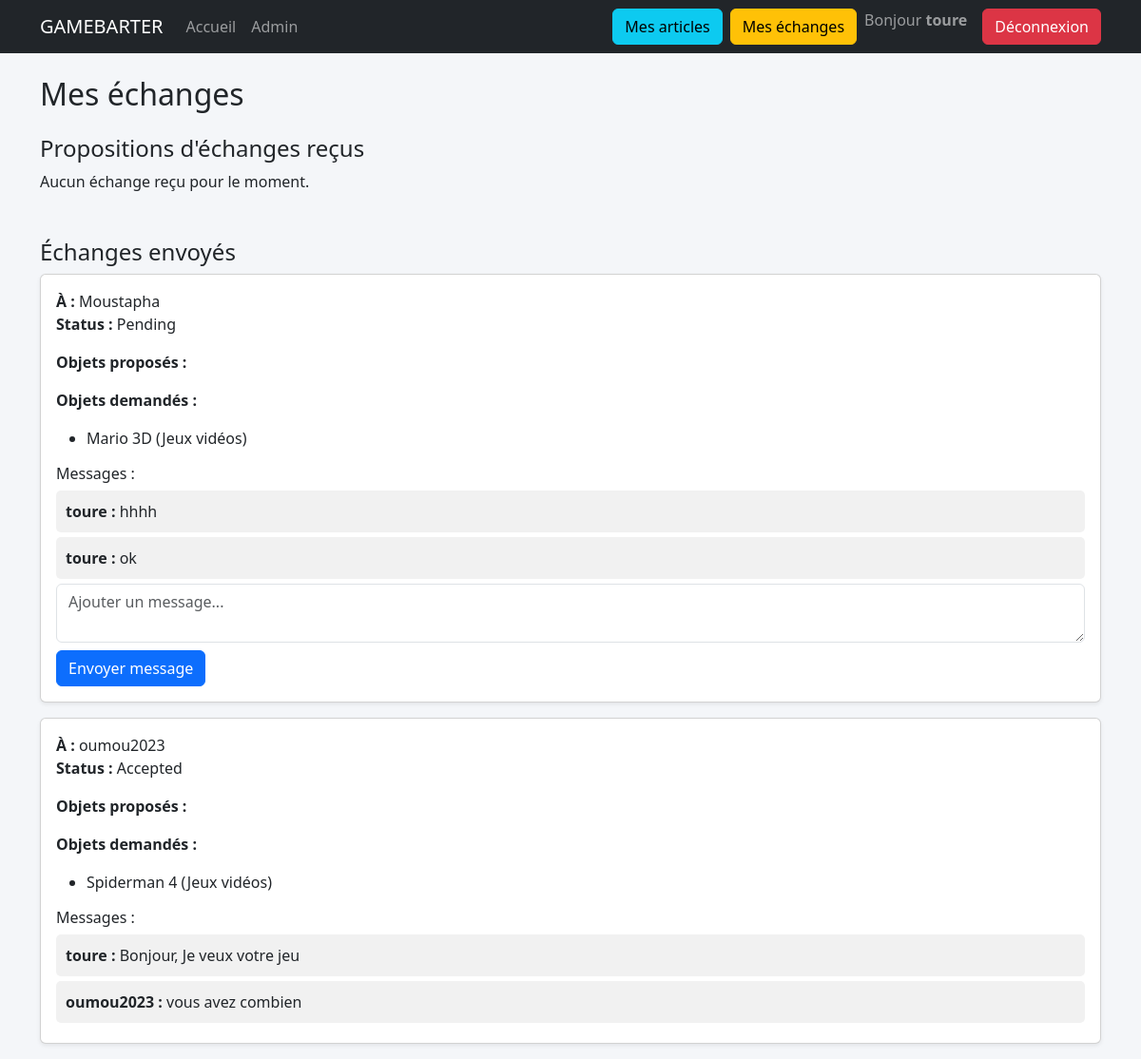
The app's page /my-trades/ (signed in) with its own data.
### exchange_mvp/models.py (models this page shows, shortened)
class Trade(models.Model):
    STATUS_CHOICES = [
        ("pending", "Pending"),
        ("accepted", "Accepted"),
        ("refused", "Refused"),
    ]
    proposer = models.ForeignKey(User, related_name="sent_trades", on_delete=models.CASCADE)
    receiver = models.ForeignKey(User, related_name="received_trades", on_delete=models.CASCADE)
    offered_items = models.ManyToManyField(Item, related_name="offered")
    requested_items = models.ManyToManyField(Item, related_name="requested")
    status = models.CharField(max_length=20, choices=STATUS_CHOICES, default="pending")
    created_at = models.DateTimeField(auto_now_add=True)

class Item(models.Model):
    title = models.CharField(max_length=200)
    description = models.TextField()
    category = models.ForeignKey(Category, on_delete=models.CASCADE)
    image = models.ImageField(upload_to="items/")
    owner = models.ForeignKey(User, on_delete=models.CASCADE)

class Category(models.Model):
    name = models.CharField(max_length=100)
    def __str__(self):
        return self.name

class Message(models.Model):
    trade = models.ForeignKey(Trade, on_delete=models.CASCADE, related_name="messages")
    sender = models.ForeignKey(User, on_delete=models.CASCADE)
    content = models.TextField()
    created_at = models.DateTimeField(auto_now_add=True)

### exchange_mvp/views.py (the view)
# urls.py: path("my-trades/", my_trades, name="my_trades"),
@login_required
def my_trades(request):
    trades_received = Trade.objects.filter(receiver=request.user).order_by('-created_at')
    trades_sent = Trade.objects.filter(proposer=request.user).order_by('-created_at')
    return render(request, "my_trades.html", {
        "trades_received": trades_received,
        "trades_sent": trades_sent
    })

### exchange_mvp/templates/my_trades.html (shortened to what this page needs)
{% extends "base.html" %}
{% block content %}
<h2 class="mb-4">Mes échanges</h2>
<h4>Propositions d'échanges reçus</h4>
{% for trade in trades_received %}
<div class="card mb-3 shadow-sm">
    <div class="card-body">
        <p>
            <strong>Proposé par :</strong> {{ trade.proposer.username }} <br>
            <strong>Status :</strong> {{ trade.status|capfirst }}
        </p>
        <p><strong>Objets proposés :</strong></p>
        <div class="row">
        {% for item in trade.offered_items.all %}
            <div class="col-md-3 mb-2">
                <div class="card shadow-sm">
                    <img src="{{ item.image.url }}" class="card-img-top">
                    <div class="card-body p-2">
                        <small>
                            <strong>{{ item.title }}</strong><br>
                            {{ item.category }}
                        </small>
                    </div>
                </div>
            </div>
        {% endfor %}
        </div>
        <p><strong>Objets demandés :</strong></p>
        <div class="row">
        {% for item in trade.requested_items.all %}
            <div class="col-md-3 mb-2">
                <div class="card shadow-sm">
                    <img src="{{ item.image.url }}" class="card-img-top">
                    <div class="card-body p-2">
                        <small>
                            <strong>{{ item.title }}</strong><br>
                            {{ item.category }}
                        </small>
                    </div>
                </div>
            </div>
        {% endfor %}
        </div>
        <h6>Messages :</h6>
        {% for msg in trade.messages.all %}
            <div class="messages">
                <strong>{{ msg.sender.username }} :</strong> {{ msg.content }}
            </div>
        {% empty %}
            <p>Aucun message pour le moment.</p>
        {% endfor %}
        {% if trade.status == "pending" %}
        <form method="post" action="{% url 'trade_action' trade.id %}">
            {% csrf_token %}
            <div class="mb-2">
                <textarea name="message" class="form-control" placeholder="Ajouter un message..."></textarea>
            </div>
            <button name="action" value="accept" class="btn btn-success me-2">Accepter</button>
            <button name="action" value="refuse" class="btn btn-danger me-2">Refuser</button>
            <button name="action" value="message" class="btn btn-primary">Envoyer message</button>
        </form>
        {% endif %}
    </div>
</div>
{% empty %}
<p>Aucun échange reçu pour le moment.</p>
{% endfor %}
<h4 class="mt-5">Échanges envoyés</h4>
{% for trade in trades_sent %}
<div class="card mb-3 shadow-sm">
    <div class="card-body">
        <p>
            <strong>À :</strong> {{ trade.receiver.username }} <br>
            <strong>Status :</strong> {{ trade.status|capfirst }}
        </p>
        <p><strong>Objets proposés :</strong></p>
        <p><strong>Objets demandés :</strong></p>
        <ul>
        {% for item in trade.requested_items.all %}
            <li>{{ item.title }} ({{ item.category }})</li>
        {% endfor %}
        </ul>
        <h6>Messages :</h6>
        {% for msg in trade.messages.all %}
            <div class="messages">
                <strong>{{ msg.sender.username }} :</strong> {{ msg.content }}
            </div>
        {% empty %}
            <p>Aucun message pour le moment.</p>
        {% endfor %}
        {% if trade.status == "pending" %}
        <form method="post" action="{% url 'trade_action' trade.id %}">
            <div class="mb-2">
                <textarea name="message" class="form-control" placeholder="Ajouter un message..."></textarea>
            </div>
            <button name="action" value="message" class="btn btn-primary">Envoyer message</button>
        </form>
        {% endif %}
    </div>
</div>
{% empty %}
<p>Aucun échange envoyé pour le moment.</p>
{% endfor %}
{% endblock %}

### exchange_mvp/templates/base.html (shortened to what this page needs)
{% load static %}
<!DOCTYPE html>
<html lang="fr">
<head>
    <link href="https://cdn.jsdelivr.net/npm/bootstrap@5.3.3/dist/css/bootstrap.min.css" rel="stylesheet">
</head>
<body style="background:#f4f6f9;">
<nav class="navbar navbar-expand-lg navbar-dark bg-dark">
    <div class="container">
        <a class="navbar-brand" href="/">GAMEBARTER</a>
        <div class="collapse navbar-collapse" id="navbarNav">
            <ul class="navbar-nav me-auto">
                <li class="nav-item">
                    <a class="nav-link" href="/">Accueil</a>
                </li>
                <li class="nav-item">
                    <a class="nav-link" href="/admin">Admin</a>
                </li>
            </ul>
            <ul class="navbar-nav">
                {% if user.is_authenticated %}
                    <li class="nav-item me-2">
                        <a href="{% url 'my_items' %}" class="btn btn-info">
                            Mes articles
                        </a>
                    </li>
                    <li class="nav-item me-2">
                        <a href="{% url 'my_trades' %}" class="btn btn-warning">
                            Mes échanges
                        </a>
                    </li>
                    <li class="nav-item me-3">
                        <span class="navbar-text">
                            Bonjour <strong>{{ user.username }}</strong>
                        </span>
                    </li>
                    <li class="nav-item">
                        <a href="{% url 'logout' %}" class="btn btn-danger">Déconnexion</a>
                    </li>
                {% else %}
                    <li class="nav-item">
                        <a href="{% url 'login' %}" class="btn btn-primary">Se connecter</a>
                    </li>
                {% endif %}
            </ul>
        </div>
    </div>
</nav>
<div class="container mt-4">
    {% block content %}{% endblock %}
</div>
</body>
</html>

### exchange_mvp/templates/my_trades.html (style rules this page uses)
.messages { background:#f1f1f1; padding:10px; margin-bottom:5px; border-radius:5px; }

### records on screen
Trade: receiver.username "Moustapha", status "Pending"
Item: title "Mario 3D", category "Jeux vidéos"
Message: sender.username "toure", content "hhhh"
Message: sender.username "toure", content "ok"
Trade: receiver.username "oumou2023", status "Accepted"
Item: title "Spiderman 4", category "Jeux vidéos"
Message: sender.username "toure", content "Bonjour, Je veux votre jeu"
Message: sender.username "oumou2023", content "vous avez combien"

### other values on screen
{{ user.username }} "toure"
